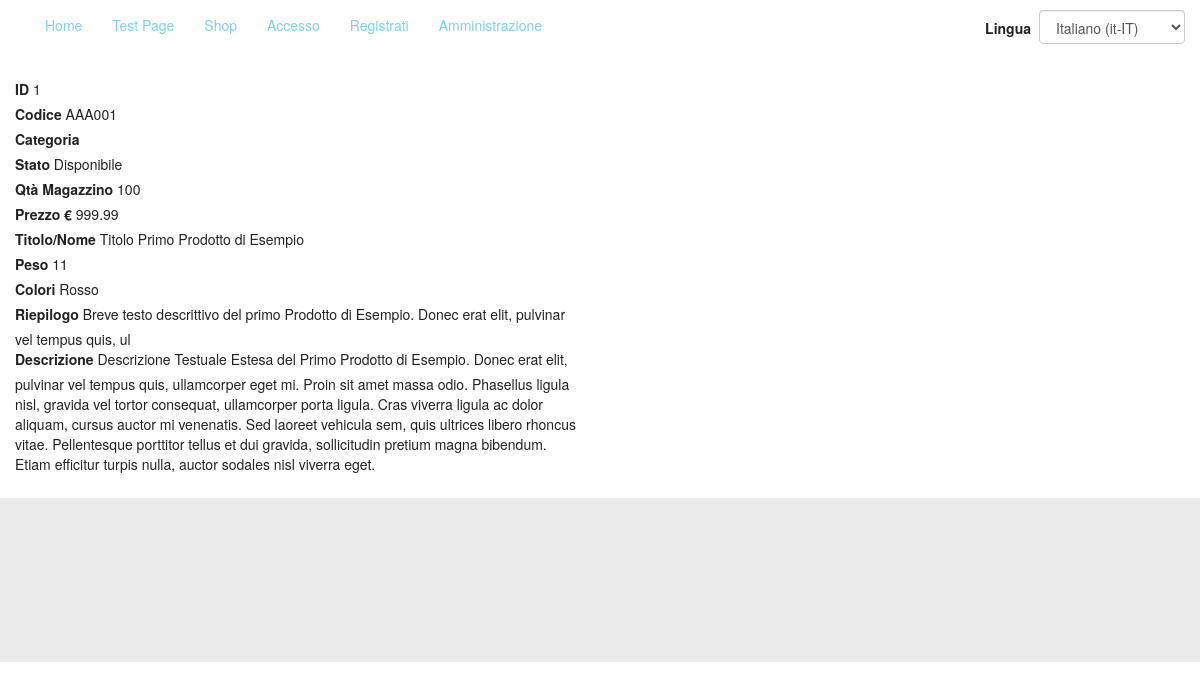
Screenshot of /Shop/showItem/1 with the database file from the repository.
### tables this page shows
CREATE TABLE `acms_menus` (
  `menu_id` int(11) NOT NULL,
  `menu_title` varchar(100) NOT NULL,
  `fk_lang_id` int(11) NOT NULL
);

CREATE TABLE `acms_menu_links` (
  `link_id` int(11) NOT NULL,
  `fk_menu_id` int(11) NOT NULL,
  `link_title` varchar(100) NOT NULL,
  `link_rel_uri` varchar(150) NOT NULL,
  `link_abs_uri` varchar(200) NOT NULL,
  `fk_lang_id` int(11) NOT NULL
);

CREATE TABLE `acms_shop_items` (
  `item_id` int(11) NOT NULL,
  `item_code` varchar(45) DEFAULT NULL,
  `fk_category_id` int(11) DEFAULT NULL,
  `fk_lang_id` int(11) NOT NULL,
  `item_status` tinyint(1) DEFAULT '0',
  `item_stock` int(11) DEFAULT NULL,
  `item_price` float DEFAULT NULL,
  `item_title` varchar(100) DEFAULT NULL,
  `item_weight` varchar(45) DEFAULT NULL,
  `item_colors` varchar(45) DEFAULT NULL,
  `item_short_desc` varchar(100) DEFAULT NULL,
  `item_long_desc` text,
  `item_meta_keywords` varchar(150) DEFAULT NULL,
  `item_meta_description` varchar(150) DEFAULT NULL
);

### controllers/Shop.php (called while the page is built, shortened)
<?php
class Shop extends Controller
{
    public function showItem($args)
    {
        $this->menus["main_menu"] = $this->getModel('MenuModel')->selectMenuDataById(1);
        if(isset($args[0]) && is_numeric($args[0])){
            $this->item = $this->getModel('ShopItemModel');
            $this->item->loadById($args[0]);
        }
        $this->getView('pages/page_default');
    }
}

### index.php (called while the page is built, shortened)
<?php
require_once(__DIR__.'/Config.php');
require_once(Config::$abs_path.'/libs/php/Database.php');
require_once(Config::$abs_path.'/controllers/Controller.php');
(new App());

### libs/php/Database.php (called while the page is built, shortened)
<?php
class Database
{
    public $mysqli;
    public $results;
    public function __construct()
    {
        $this->mysqli = new mysqli( Config::$db_host, Config::$db_user, Config::$db_pass, Config::$db_name);
    }
    public function queryExec($query='')
    {
        $_query = str_replace("#_", Config::$db_prefix, $query);
        if (!$this->results = $this->mysqli->query($_query)) {
            echo "<b>Database() say: </b>query problems<br>";
            echo "Query: " . $_query . "<br>";
            echo "Errno: " . $this->mysqli->errno . "<br>";
            echo "Error: " . $this->mysqli->error . "<br>";
            exit;
        }
        return $this->results;
    }
    public function getObjectData($query='')
    {
        $_query = str_replace("#_", Config::$db_prefix, $query);
        if (!$this->results = $this->mysqli->query($_query)) {
            echo "<b>Database() say: </b>query problems<br>";
            echo "Query: " . $_query . "<br>";
            echo "Errno: " . $this->mysqli->errno . "<br>";
            echo "Error: " . $this->mysqli->error . "<br>";
            exit;
        }
        if ($this->results->num_rows === 0) {
            $data = FALSE;
        }else{
            $data = $this->results->fetch_object();
            $data->num_rows = $this->results->num_rows;
        }
        return $data;
    }
}

### models/MenuModel.php (called while the page is built)
<?php
class MenuModel extends Model
{
    public function selectMenuDataById($menu_id = 0)
    {
        $query =
            "SELECT * "
          . "FROM #_menus "
          . "LEFT JOIN #_menu_links ON #_menu_links.fk_menu_id = $menu_id "
          . "WHERE #_menus.menu_id = $menu_id";
        $this->results = $this->queryExec($query);
        $data = array();
        while ($obj = $this->results->fetch_object()){
            array_push($data, $obj);
        }
        return $data;
    }
}

### models/ShopItemModel.php (called while the page is built, shortened)
<?php
class ShopItemModel extends Model
{
    public function __get($property){
        if (property_exists($this, $property)){
            return $this->$property;
        }
    }
    public function loadById($item_id=NULL, $lang_id=NULL)
    {
        $query = "SELECT * FROM #_shop_items ";
        $query.= "LEFT JOIN #_shop_categories ON #_shop_categories.category_id = #_shop_items.fk_category_id ";
        $query.= "LEFT JOIN #_languages ON #_languages.lang_id = #_shop_items.fk_lang_id ";
        $query.= "WHERE #_shop_items.item_id = '$item_id' ";
        $query.= ";";
        $item_data = $this->getObjectData($query);
        if(!$item_data){
            return FALSE;
        }else{
            $images_query = "SELECT * FROM #_shop_images WHERE #_shop_images.fk_item_id = '$item_id';";
            $this->results = $this->queryExec($images_query);
            return TRUE;
        }
    }
}

### views/shop/item.php (the view, shortened to what this page needs)
<div class="item">
    <?php if(isset($this->item) && $this->item->item_id!==NULL): ?>
    <div class="item_wrapper">
        <div class="row">
            <div class="col-xs-12 col-sm-6 col-md-6 col-lg-6">
                <div class="item_id">
                    <label><?=Lang::$id;?> </label>
                    <?=$this->item->item_id;?>
                </div>
                <div class="item_code">
                    <label><?=Lang::$item_code;?> </label>
                    <?=$this->item->item_code;?>
                </div>
                <div class="category_name">
                    <label><?=Lang::$item_category;?> </label>
                </div>
                <div class="item_status">
                    <label><?=Lang::$status;?> </label>
                    <?=$this->item->item_status ? Lang::$available : Lang::$unavailable;?>
                </div>
                <div class="item_stock">
                    <label><?=Lang::$item_stock;?> </label>
                    <?=$this->item->item_stock;?>
                </div>
                <div class="item_price">
                    <label><?=Lang::$item_price;?> </label>
                    <?=$this->item->item_price;?>
                </div>
                <div class="item_title">
                    <label><?=Lang::$item_title;?> </label>
                    <?=$this->item->item_title;?>
                </div>
                <div class="item_weight">
                    <label><?=Lang::$item_weight;?> </label>
                    <?=$this->item->item_weight;?>
                </div>
                <div class="item_colors">
                    <label><?=Lang::$item_colors;?> </label>
                    <?=$this->item->item_colors;?>
                </div>
                <div class="item_short_desc">
                    <label><?=Lang::$item_short_desc;?> </label>
                    <?=$this->item->item_short_desc;?>
                </div>
                <div class="item_long_desc">
                    <label><?=Lang::$item_long_desc;?> </label>
                    <?=$this->item->item_long_desc;?>
                </div>
            </div>
            <div class="col-xs-12 col-sm-6 col-md-6 col-lg-6">
                <div class="item_images">
                    <div class="row">
                    <?php foreach($this->item->item_images as $item_image): ?>
                        <?php if($item_image->is_main==FALSE):?>
                            <div class="col-xs-6 col-sm-3 col-md-3 col-lg-3">
                                <div class="item_image_wrapper">
                                    <div class="item_image">
                                    </div>
                                </div>
                            </div>
                        <?php endif; ?>
                    <?php endforeach;?>
                    </div>
                </div>
            </div>
        </div>
    </div>
    <?php endif; ?>
</div>

### views/nav/main_menu.php
<div class="main_menu">
    <div class="main_menu_wrapper">
        <?php if(isset($this->menus["main_menu"])): ?>
                <div id="navbar" class="navbar-collapse collapse">
                    <ul class="nav navbar-nav">
                    <?php foreach($this->menus["main_menu"] as $menu_link): ?>
                        <?php
                            $uri = Config::$web_path;
                            if(isset($menu_link->link_rel_uri)){
                                $uri.=$menu_link->link_rel_uri;
                            }else if(isset($menu_link->link_abs_uri)){
                                $uri.=$menu_link->link_abs_uri;
                            }
                        ?>
                        <li>
                            <a
                                href = "<?=$uri?>"
                                target = "_self"
                                title= "<?=$menu_link->link_title?>"
                                alt  = "<?=$menu_link->link_title?>"
                            >
                                <?=$menu_link->link_title?>
                            </a>
                        </li>
                    <?php endforeach; ?>
                    </ul>
                    <ul class="nav navbar-nav navbar-right">
                        <li>
                            <label style="margin: 18px 8px auto 8px;">
                                Lingua
                            </label>
                        </li>
                        <li>
                            <p>
                                <?php include(__DIR__ . '/lang_menu.php');?>
                            </p>
                        </li>
                    </ul>
                </div>
        <?php endif;?>
    </div>
</div>

### css/app_style.css (style rules this page uses)
a, a:hover, a:focus, a:visited { text-decoration: none; }

### themes/default/css/theme.css (style rules this page uses)
html, body { color: #222; }
a { color: #7ecff4; }

### themes/default/css/theme_shop.css (style rules this page uses)
.item .item_images { width: 100%; }
.item .item_image { float: left; width: 33%; height: auto; text-align: center; }

### rows the page displays
acms_menus: acms_menu_links.link_title "Home", acms_menu_links.link_title "Test Page", acms_menu_links.link_title "Shop", acms_menu_links.link_title "Accesso", acms_menu_links.link_title "Registrati", acms_menu_links.link_title "Amministrazione"
acms_shop_items: item_id "1", item_code "AAA001", item_stock "100", item_price "999.99", item_title "Titolo Primo Prodotto di Esempio", item_weight "11", item_colors "Rosso", item_short_desc "Breve testo descrittivo del primo Prodotto di Esempio. Donec erat elit, pulvinar vel tempus quis, ul", item_long_desc "Descrizione Testuale Estesa del Primo Prodotto di Esempio. Donec erat elit, pulvinar vel tempus quis, ullamcorper eget mi. Proin sit amet massa odio. Phasellus ligula nisl, gravida vel tortor consequat, ullamcorper porta ligula. Cras viverra ligula ac dolor aliquam, cursus auctor mi venenatis. Sed laoreet vehicula sem, quis ultrices libero rhoncus vitae. Pellentesque porttitor tellus et dui gravida, sollicitudin pretium magna bibendum. Etiam efficitur turpis nulla, auctor sodales nisl viverra eget."

### other values shown
Lang::$id "ID"
Lang::$item_code "Codice"
Lang::$item_category "Categoria"
Lang::$status "Stato"
Lang::$available "Disponibile"
Lang::$item_stock "Qtà Magazzino"
Lang::$item_price "Prezzo €"
Lang::$item_title "Titolo/Nome"
Lang::$item_weight "Peso"
Lang::$item_colors "Colori"
Lang::$item_short_desc "Riepilogo"
Lang::$item_long_desc "Descrizione"
